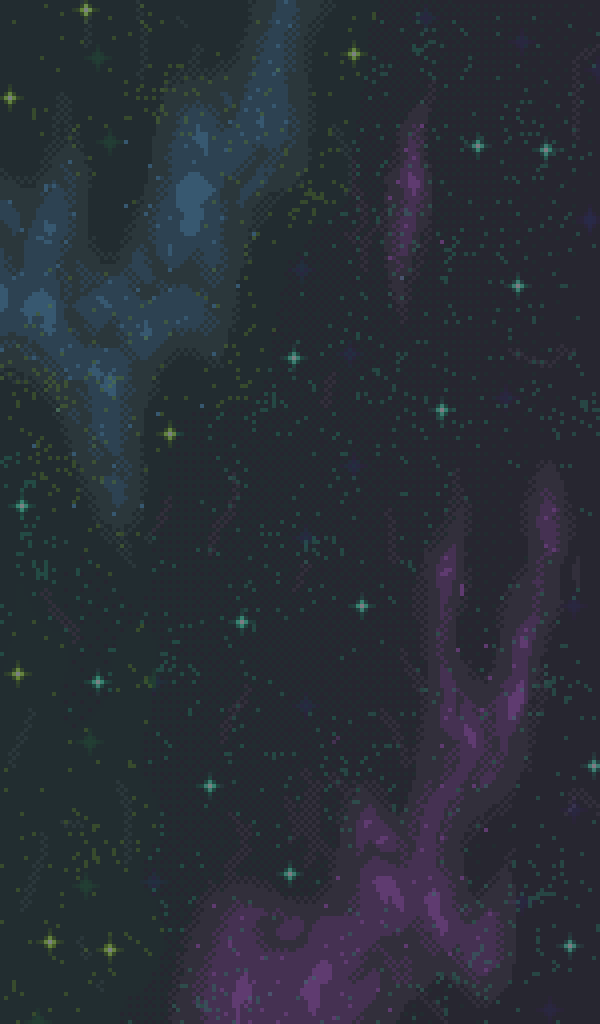
#> input picture tools/Background_space.png, 600 x 1024 px; its folder holds 6 pictures in this run
$ python create_scrolling_gif.py
#> lines starting #> are read from the running program, lines starting #| are printed output that depends on the picture
from PIL import Image, ImageFilter

def create_seamless_scrolling_gif(image_path, output_path, frame_count=120, speed_x=1, speed_y=1, loop=0, duration=80, feather=0.15):
    """
    image_path : path ของภาพ input
    output_path : path gif ที่จะบันทึก
    frame_count : จำนวนเฟรม
    speed_x : pixel ที่เลื่อนในแกน X ต่อเฟรม (ค่าบวก = ขวา, ค่าลบ = ซ้าย)
    speed_y : pixel ที่เลื่อนในแกน Y ต่อเฟรม (ค่าบวก = ลง, ค่าลบ = ขึ้น)
    loop : 0 = เล่นวนตลอด
    duration : ms ต่อเฟรม
    feather : สัดส่วนของขอบที่จะเบลอ (0.0-0.5) เช่น 0.15 = 15%
    """
#> called with image_path = 'Background_space.png', output_path = 'space_scroll_blend_fixed.gif', frame_count = 60, speed_x = 1, speed_y = -1, loop = 0, duration = 80, feather = 0.4
    img = Image.open(image_path).convert("RGBA")
    width, height = img.size
#> width = 600; height = 1024
    frames = []

    # สร้าง mask เบลอ (ใช้ทำ soft edge)
    feather_px = int(min(width, height) * feather)
#> feather_px = 240
    mask = Image.new("L", (width, height), 255)
#> mask: PIL image 600x1024 L; every value is 255
    mask = mask.filter(ImageFilter.GaussianBlur(feather_px))

    for i in range(frame_count):
        offset_x = (i * speed_x) % width
        offset_y = (i * speed_y) % height

        # 1) ทำ canvas เต็มก่อนด้วยการ tile
        base = Image.new("RGBA", (width, height))
        for dx in (-width, 0, width):
            for dy in (-height, 0, height):
                base.paste(img, (dx - offset_x, dy - offset_y))

        # 2) ทำ layer ซ้อนที่เบลอขอบ
        overlay = base.filter(ImageFilter.GaussianBlur(feather_px))

        # 3) blend ให้ขอบเนียน
        final = Image.composite(overlay, base, mask)

        frames.append(final)
#> this loop made 60 passes
#> pass 1, in create_seamless_scrolling_gif, `overlay = base.filter(ImageFilter.GaussianBlur(feather_px))`:
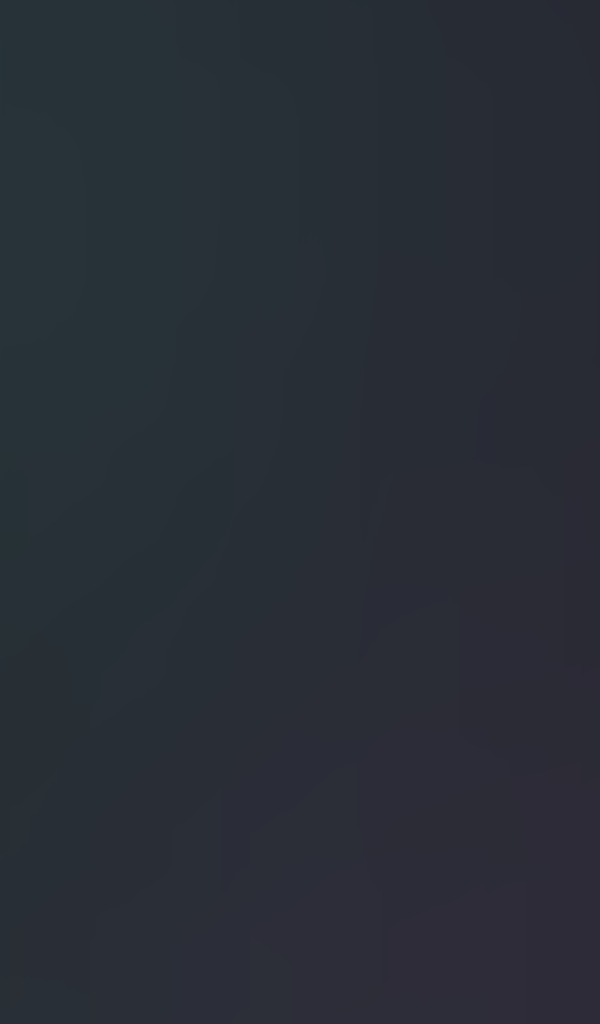
#> overlay: PIL image 600x1024 RGBA; mean R, G, B, A 40.6, 45.8, 54.3, 255
#> after the loop:
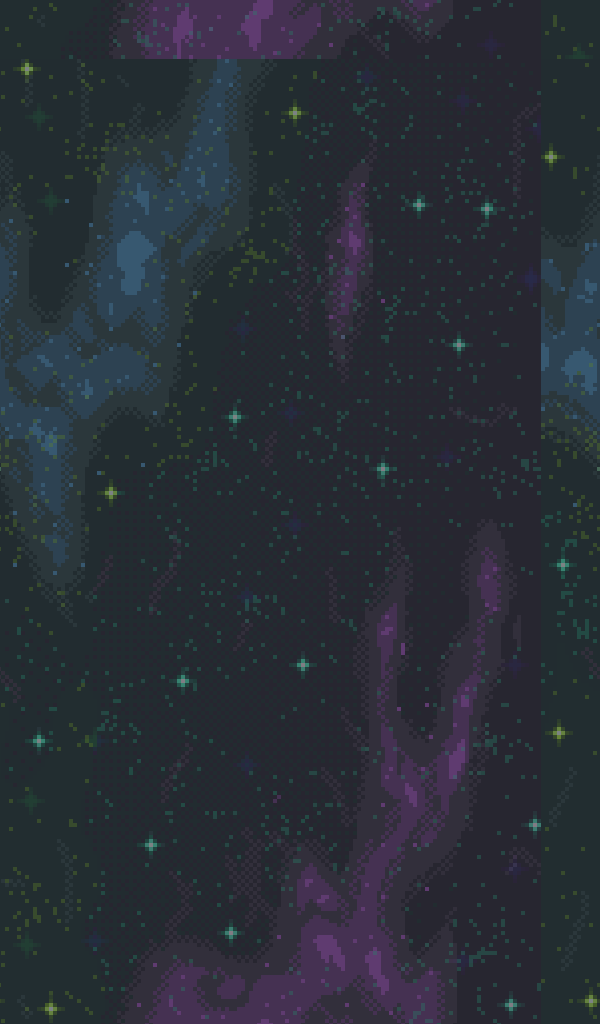
#> base: PIL image 600x1024 RGBA; mean R, G, B, A 41.4, 46.5, 55.3, 255
#> after the loop, frames = 60 items

    # บันทึก GIF
    frames[0].save(
        output_path,
        save_all=True,
        append_images=frames[1:],
        duration=duration,
        loop=loop,
        disposal=2
    )
    print(f"✅ GIF saved: {output_path}")

    # บันทึกแต่ละเฟรมเป็น PNG
    for i, frame in enumerate(frames):
        frame_path = f"frame_{i:03d}.png"
        frame.save(frame_path)
        print(f"📸 Frame {i+1}/{len(frames)} saved: {frame_path}")
#> this loop made 60 passes
#> frame_path on passes 1 to 12: 'frame_000.png', 'frame_001.png', 'frame_002.png', 'frame_003.png', 'frame_004.png', 'frame_005.png', 'frame_006.png', 'frame_007.png', 'frame_008.png', 'frame_009.png', 'frame_010.png', 'frame_011.png'
#| 📸 Frame 1/60 saved: frame_000.png
#| 📸 Frame 2/60 saved: frame_001.png
#| 📸 Frame 3/60 saved: frame_002.png
#| 📸 Frame 4/60 saved: frame_003.png
#| 📸 Frame 5/60 saved: frame_004.png
#| 📸 Frame 6/60 saved: frame_005.png
#| 📸 Frame 7/60 saved: frame_006.png
#| 📸 Frame 8/60 saved: frame_007.png
#> (further printed lines are left out)


# 🚀 ตัวอย่าง: เลื่อนขวา+ขึ้นช้าๆ พร้อมเบลอรอยต่อ
create_seamless_scrolling_gif("Background_space.png", "space_scroll_blend_fixed.gif",
                              frame_count=60, speed_x=1, speed_y=-1, duration=80, feather=0.4)
